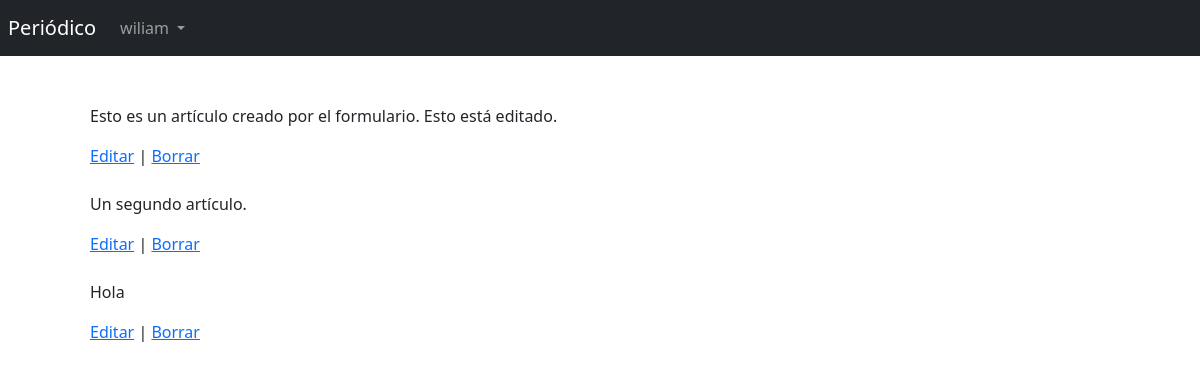
The page /articles/ (signed in) on the database as committed earlier.
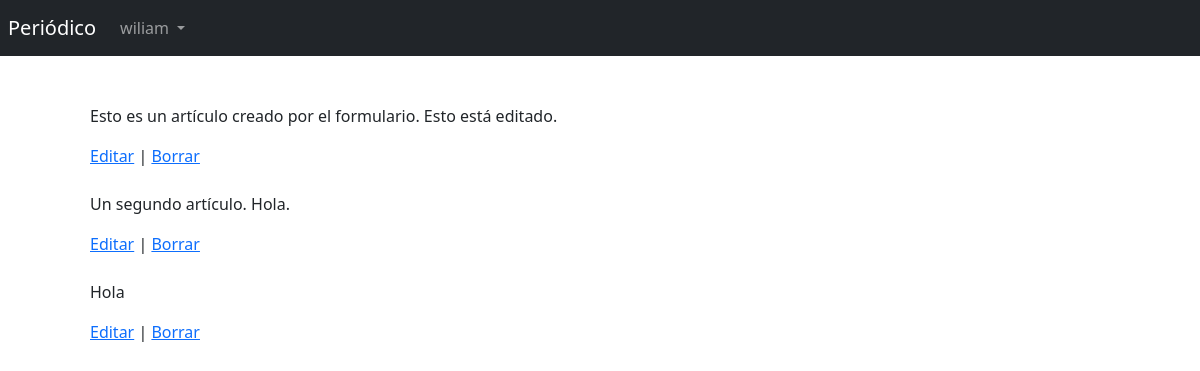
The same page on the database as committed later.
### articles/models.py (models this page shows, shortened)
class Article(models.Model):
    title = models.CharField(max_length=255, verbose_name='Título')
    body = models.TextField(verbose_name='Cuerpo')
    date = models.DateTimeField(auto_now_add=True, verbose_name='Fecha')
    author = models.ForeignKey(get_user_model(), on_delete=models.CASCADE, verbose_name='Autor')

### articles/views.py (the view)
# urls.py: path('', ArticleListView.as_view(), name='article_list')
class ArticleListView(LoginRequiredMixin, ListView):
    model = Article
    template_name = 'article_list.html'

### templates/article_list.html (shortened to what this page needs)
{% extends 'base.html' %}
{% block content %}
    <div class="container p-5">
        {% for article in object_list %}
          <div class="card-body">
            <p>{{ article.body }}</p>
            <a href="{% url 'article_edit' article.pk %}">Editar</a> |
            <a href="{% url 'article_delete' article.pk %}">Borrar</a>
          </div>
          <br>
        {% endfor %}
    </div>
{% endblock content %}

Rows that differ between the two databases and show on the page:
changed Article: body "Un segundo artículo." → "Un segundo artículo. Hola."
